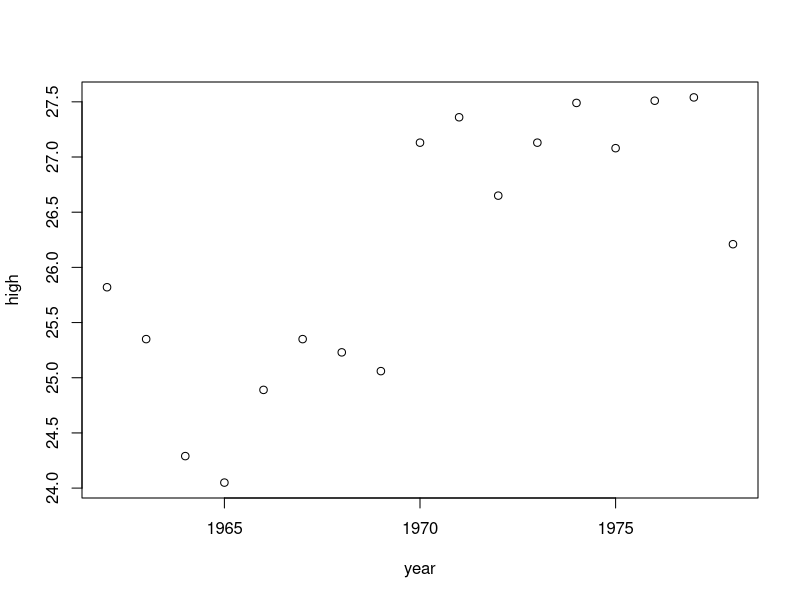

Write the R code that produced this figure.
# Q1 ==================================
before <- c(38.5,21.1,53.0,25.1,13.6,7.3,38.7,40.7,13.3,24.0,12.5,22.7)
after <- c(44.9,15.2,27.5,23.3,25.8,8.1,23.6,49.3,18.2,28.3,13.3,26.2)
t.test(after,before, paired = T, alternative = "less")
qt(0.05,11)

# Q2 ==================================
year <- c(1962:1978)
high <- c(25.82,25.35,24.29,24.05,24.89,25.35,25.23,25.06,27.13,
          27.36,26.65,27.13,27.49,27.08,27.51,27.54,26.21)
low <- c(18.24,16.50,20.26,20.97,19.43,19.31,20.85,19.54,20.49,
         21.91,22.54,18.81,19.42,19.10,18.80,18.80,17.57)
cor(low,high,method = "pearson")
cor.test(low,high,method = "pearson",conf.level = 0.95)
plot(year,high)

# Q3 ==================================
fat <- c(254,240,279,284,315,250,298,384,310,337)
shape <- c(2.71,2.96,2.62,2.19,2.68,2.64,2.37,2.61,2.12,1.94)
cor(shape,fat,method = "pearson")
cor.test(shape,fat,method = "pearson",conf.level = 0.95)

# Q4 ==================================
x <- c(8,9,10,11,12,13)
y <- c(11,12,10,8,9,7)
cor(x,y,method = "pearson")
cor.test(x,y,method = "pearson",conf.level = 0.95)
